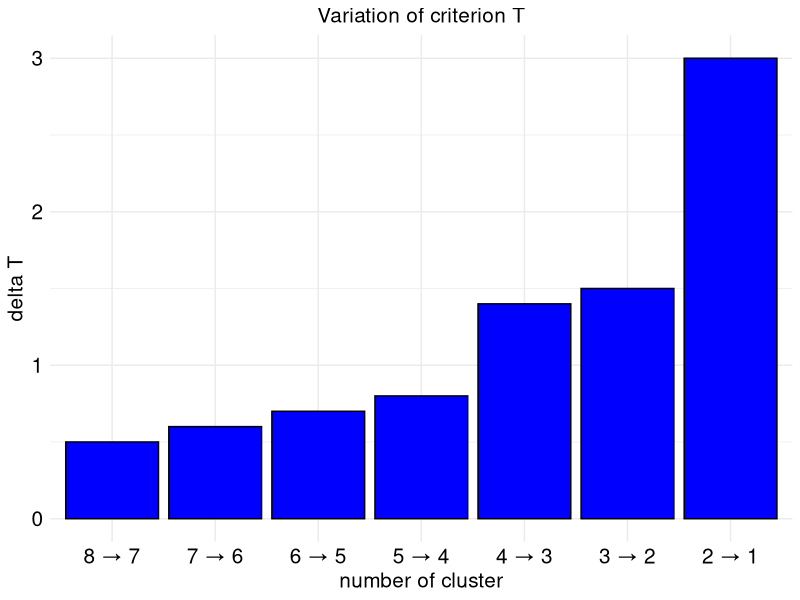

The R script that drew this image:
library(tidyverse)

df <- data.frame(nb_cluster = c("8 → 7", "7 → 6", "6 → 5", "5 → 4",
                       "4 → 3", "3 → 2", "2 → 1"),
                 delta = c(0.5, 0.6, 0.7, 0.8, 1.4, 1.5, 3))

df$nb_cluster <- factor(
  df$nb_cluster,
  levels = df$nb_cluster
)

g <- df %>% 
  ggplot(aes(x = nb_cluster, y = delta))+
  geom_bar(stat = "identity", col = "black", fill = "blue")+
  theme_minimal()+
  labs(x = "number of cluster",
       y = "delta T", 
       title = "Variation of criterion T")+
  theme(axis.text = element_text(size = 15, color = "black"), 
        plot.title = element_text(size = 15, hjust = 0.5),
        axis.title = element_text(size = 15))


ggsave("C:/Users/g.martet/Documents/Agrostat Dijon/figures/var_crit_T.png", g, dpi = 400,
       width = 7, height = 5)
